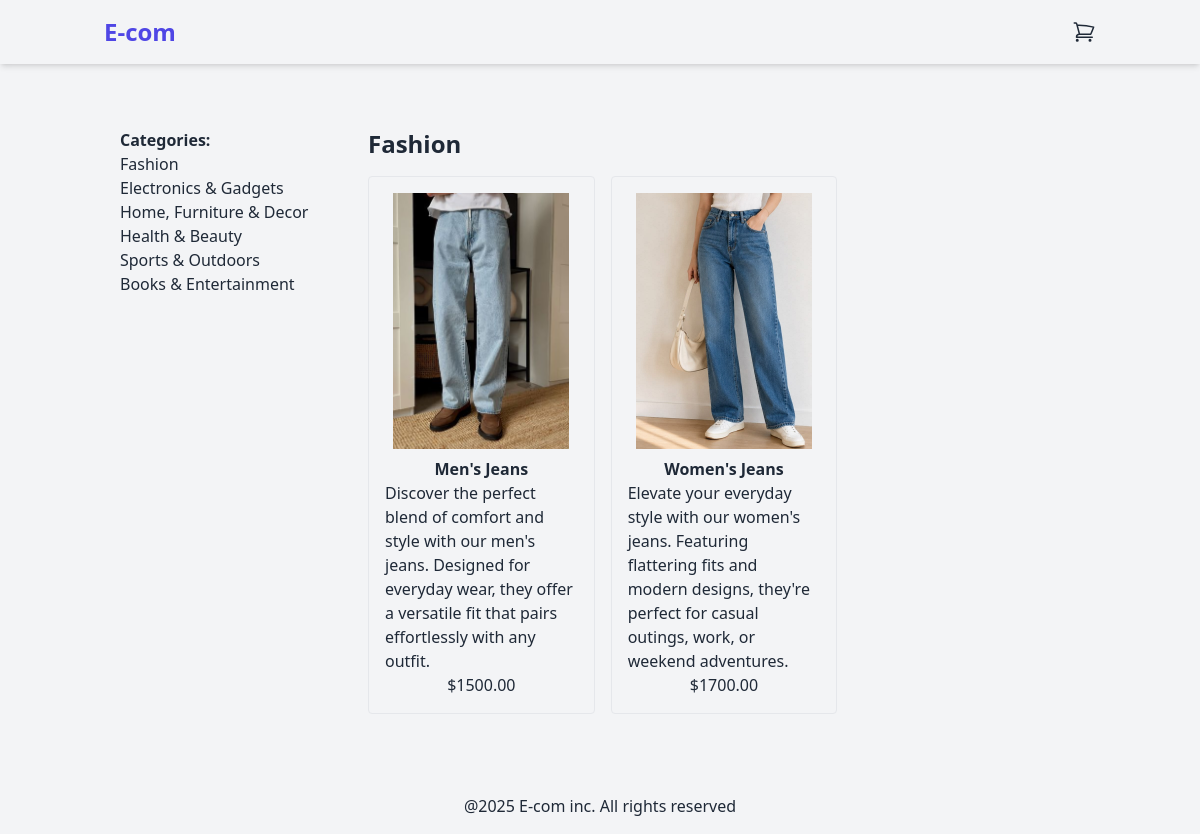
Page /fashion/ on the committed database.
### products/models.py (models this page shows, shortened)
class Category(models.Model):
    name = models.CharField(max_length=250)
    slug = models.SlugField(unique=True)
    class Meta:
     verbose_name_plural = "categories"

class Product(models.Model):
    categories= models.ForeignKey(Category, related_name='products', on_delete=models.CASCADE)
    name = models.CharField(max_length=250)
    slug = models.SlugField(max_length=250)
    description = models.TextField(blank=True)
    price = models.DecimalField(max_digits=10, decimal_places=2)
    available = models.BooleanField(default=True)
    created = models.DateTimeField(auto_now_add=True)
    updated = models.DateTimeField(auto_now = True)
    image = models.ImageField(upload_to= 'products', blank=True)

### products/views.py (the view)
# urls.py: path('',views.product_list, name='product_list'),
def product_list(request, category_slug=None):
    category=None
    products = Product.objects.filter(available=True)
    categories = Category.objects.all()
    if category_slug:
        category = get_object_or_404(Category, slug=category_slug)
        products = products.filter(categories=category)
    return render(request, 'products/product/list.html', {
        'category':category,
        'products':products,
        'categories':categories,
    } )

### products/templates/products/product/list.html (shortened to what this page needs)
{% extends 'base.html' %}
{% block content %}
<div class="container mx-auto p-4 flex">
  <aside class="w-1/4 p-4">
    <h2 class="font-bold">Categories:</h2>
    <ul>
      {% for category in categories %}
      <li>
        <a href="{% url 'products:product_list_by_category' category.slug %}">{{ category.name }}</a>
      </li>
      {% endfor %}
    </ul>
  </aside>
  <main class="w-3/4 p-4">
    {% if category %}
    <h2 class="font-bold mb-4 text-2xl">{{ category.name }}</h2>
    {% else %}
    <h2 class="font-bold mb-4">All Products</h2>
    {% endif %}
    <div class="grid grid-cols-3 gap-4">
      {% for product in products %}
      <a href="{% url 'products:product_detail' product.id product.slug %}">
        <div class="border rounded p-4 hover:shadow-lg  flex flex-col items-center">
          {% if product.image %}
          <img src="{{ product.image.url }}" alt="{{ product.name }}" class="mb-2 h-64 w-44 object-cover ">
          {% else %}
          <p>Image unavailable</p>
          {% endif %}
          <h3 class="font-semibold ">{{ product.name}}</h3>
          <p>{{ product.description }}</p>
          <p>${{ product.price }}</p>
        </div>
      </a>
      {% endfor %}
    </div>
  </main>
</div>
{% endblock %}

### rows in the picture
Category: name "Fashion"
Category: name "Electronics & Gadgets"
Category: name "Home, Furniture & Decor"
Category: name "Health & Beauty"
Category: name "Sports & Outdoors"
Category: name "Books & Entertainment"
Product: image (picture), name "Men's Jeans", description "Discover the perfect blend of comfort and style with our men's jeans. Designed for everyday wear, they offer a versatile fit that pairs effortlessly with any outfit.", price "1500.00"
Product: image (picture), name "Women's Jeans", description "Elevate your everyday style with our women's jeans. Featuring flattering fits and modern designs, they're perfect for casual outings, work, or weekend adventures.", price "1700.00"
